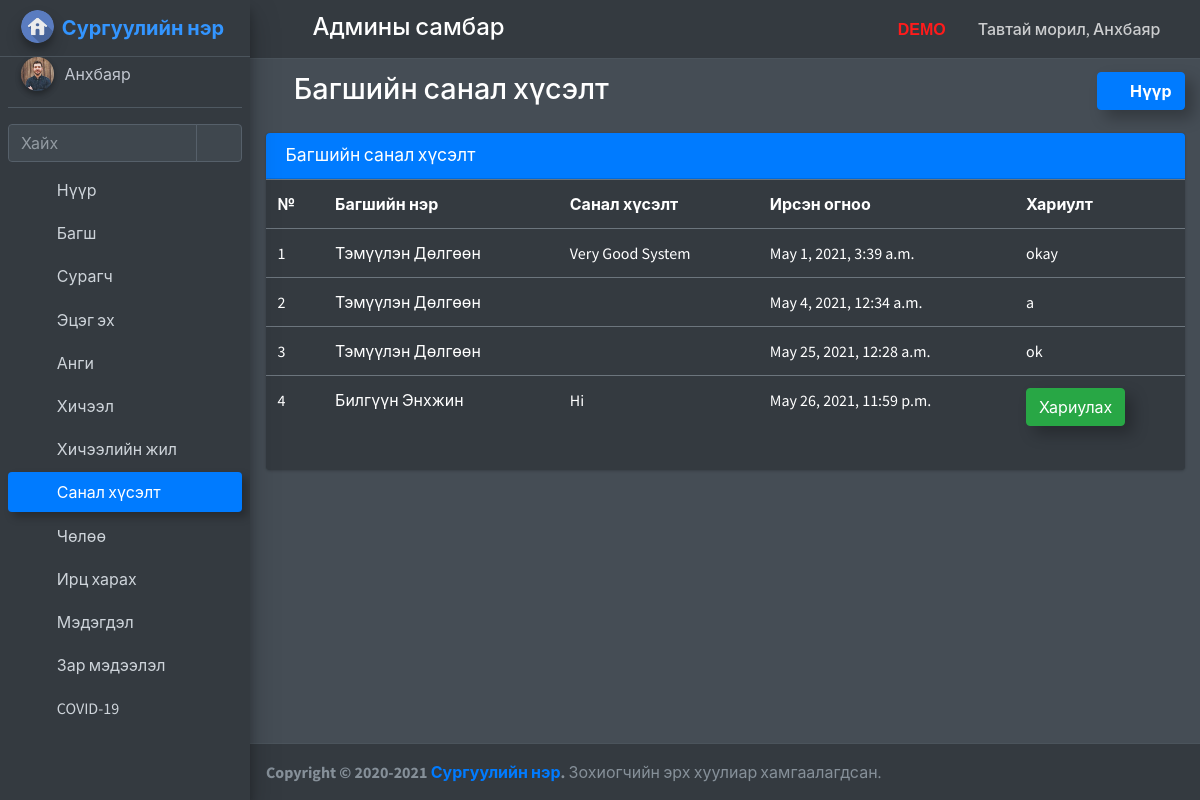
The page /staff_feedback_message (signed in) on the database its author committed.
### school_management_app/models.py (models this page shows)
class CustomUser(AbstractUser):
    user_type_data=((1,"HOD"),(2,"Staff"),(3,"Student"),(4,"Parent"))
    user_type=models.CharField(default=1,choices=user_type_data,max_length=10)

class AdminHOD(models.Model):
    id=models.AutoField(primary_key=True)
    admin=models.OneToOneField(CustomUser,on_delete=models.CASCADE)
    created_at=models.DateTimeField(auto_now_add=True)
    updated_at=models.DateTimeField(auto_now_add=True)
    profile_pic=models.FileField(default="")
    objects=models.Manager()

class FeedBackStaffs(models.Model):
    id = models.AutoField(primary_key=True)
    staff_id = models.ForeignKey(Staffs, on_delete=models.CASCADE)
    feedback = models.TextField()
    feedback_reply=models.TextField()
    created_at = models.DateTimeField(auto_now_add=True)
    updated_at = models.DateTimeField(auto_now_add=True)
    objects = models.Manager()

class Staffs(models.Model):
    id=models.AutoField(primary_key=True)
    admin=models.OneToOneField(CustomUser,on_delete=models.CASCADE)
    address=models.TextField()
    created_at=models.DateTimeField(auto_now_add=True)
    updated_at=models.DateTimeField(auto_now_add=True)
    profile_pic=models.FileField(default="")
    fcm_token=models.TextField(default="")
    objects=models.Manager()

### school_management_app/HodViews.py (the view)
# urls.py: path('staff_feedback_message', HodViews.staff_feedback_message,name="staff_feedback_message"),
def staff_feedback_message(request):
    user=CustomUser.objects.get(id=request.user.id)
    admin=AdminHOD.objects.get(admin=user)
    feedbacks=FeedBackStaffs.objects.all()
    return render(request,"hod_template/staff_feedback_template.html",{"feedbacks":feedbacks,"admin":admin})

### school_management_app/templates/hod_template/staff_feedback_template.html (shortened to what this page needs)
{% extends 'hod_template/base_template.html' %}
{% block page_title %}
<i class="nav-icon fas fa-chalkboard-teacher"></i> Багшийн санал хүсэлт
{% endblock page_title %}
{% block main_content %}
<section class="content">
  <div class="container-fluid">
    <div class="row">
      <div class="col-md-12">
        <div class="card card-primary">
          <div class="card-header">
            <h3 class="card-title">Багшийн санал хүсэлт</h3>
          </div>
          <div class="table">
            <table class="table">
              <tr>
                <th>№</th>
                <th>Багшийн нэр</th>
                <th>Санал хүсэлт</th>
                <th>Ирсэн огноо</th>
                <th>Хариулт</th>
              </tr>
              {% for feedback in feedbacks %}
              <tr>
                <td>{{ feedback.id }}</td>
                <td>{{ feedback.staff_id.admin.first_name }} {{ feedback.staff_id.admin.last_name }}</td>
                <td>{{ feedback.feedback }}</td>
                <td>{{ feedback.created_at }}</td>
                <td>
                  {% if feedback.feedback_reply == "" %}
                  <button class="btn btn-success reply_open_modal" data-toggle="modal"
                    data-target="#reply_modal">Хариулах</button>
                  {% else %}
                  {{ feedback.feedback_reply }}
                  {% endif %}
                </td>
              </tr>
              {% endfor %}
            </table>
          </div>
        </div>
      </div>
    </div>
  </div>
</section>
{% endblock main_content %}

### school_management_app/templates/hod_template/base_template.html (shortened to what this page needs)
{% load static %}
<!DOCTYPE html>
<html>
<head>
  <link rel="stylesheet" href="{% static "plugins/fontawesome-free/css/all.min.css" %}">
  <link rel="stylesheet" href="https://code.ionicframework.com/ionicons/2.0.1/css/ionicons.min.css">
  <link rel="stylesheet" href="{% static "plugins/tempusdominus-bootstrap-4/css/tempusdominus-bootstrap-4.min.css" %}">
  <link rel="stylesheet" href="{% static "plugins/icheck-bootstrap/icheck-bootstrap.min.css" %}">
  <link rel="stylesheet" href="{% static "plugins/jqvmap/jqvmap.min.css" %}">
  <link rel="stylesheet" href="{% static "dist/css/adminlte.min.css" %}">
  <link rel="stylesheet" href="{% static "plugins/overlayScrollbars/css/OverlayScrollbars.min.css" %}">
  <link rel="stylesheet" href="{% static "plugins/daterangepicker/daterangepicker.css" %}">
  <link rel="stylesheet" href="{% static "plugins/summernote/summernote-bs4.css" %}">
  <link rel="stylesheet" href="{% static "custom/css/style.css" %}">
</head>
<body class="hold-transition sidebar-mini layout-fixed layout-navbar-fixed dark-mode">
  <div class="wrapper">
    <nav class="main-header navbar navbar-expand navbar-dark">
      <ul class="navbar-nav">
        <li class="nav-item">
          <a class="nav-link" data-widget="pushmenu" href="#"><i class="fas fa-bars"></i></a>
        </li>
      </ul>
      <h4 class="title-c1" style="margin-left: 10px; margin-top: 5px;">
        <span class="desktop">Админы самбар</span>
      </h4>
      <ul class="navbar-nav ml-auto">
        <li class="nav-item d-flex">
          <a class="nav-link">
            <span class="desktop-demo">DEMO</span>
        </li>
        <li class="nav-item d-flex">
          <a class="nav-link title-c2" style="white-space: nowrap; cursor: pointer;" data-toggle="dropdown" aria-haspopup="true" aria-expanded="false">
            <span class="hidden">Тавтай морил, </span>{{ user.last_name }}
            <i class="fas fa-angle-down"></i>
          </a>
        </li>
      </ul>
    </nav>
    {% include 'hod_template/sidebar_template.html' with user=user id=id %}
    <div class="content-wrapper">
      <div class="content-header">
        <div class="container-fluid">
          <div class="row mb-2">
            <div class="col-sm-6">
              <h1 class="m-0">
                {% block page_title %}
                {% endblock page_title %}
              </h1>
            </div>
            <div class="col-sm-6">
              <ol class="breadcrumb float-sm-right">
                <li class="breadcrumb-item"><a class="btn btn-primary font-weight-bold" href="{% url 'admin_home' %}"><i class="nav-icon fas fa-tachometer-alt mr-2"></i>Нүүр</a></li>
              </ol>
            </div>
          </div>
        </div>
      </div>
      {% block main_content %}{% endblock main_content %}
    </div>
    {% include 'hod_template/footer.html' %}
  </div>
</body>
</html>

### school_management_app/templates/hod_template/sidebar_template.html (shortened to what this page needs)
{% load static %}
<aside class="main-sidebar sidebar-dark-primary elevation-4">
  <a href="/admin_home" class="brand-link">
    <img src="{% static "dist/img/home-icon.png" %}" alt="logo" class="brand-image img-circle elevation-3"
      style="opacity: .9">
    <span class="brand-text font-weight-bold">Сургуулийн нэр</span>
  </a>
  <div class="sidebar">
    <div class="user-panel mt-3 pb-3 mb-3 d-flex">
      <div class="image">
        <img src="{{ admin.profile_pic }}" class="img-circle elevation-2 zoomD" alt="User Image">
      </div>
      <div class="info">
        <a href="{% url 'admin_profile' %}" class="d-block ">{{ user.last_name }}</a>
      </div>
    </div>
    <div class="form-inline">
      <div class="input-group" data-widget="sidebar-search">
        <input class="form-control form-control-sidebar" type="search" placeholder="Хайх" aria-label="Search">
        <div class="input-group-append">
          <button class="btn btn-sidebar" style="box-shadow: none !important;">
            <i class="fas fa-search fa-fw"></i>
          </button>
        </div>
      </div>
    </div>
    <nav class="mt-2">
      <ul class="nav nav-pills nav-sidebar flex-column nav-child-indent" data-widget="treeview" role="menu"
        data-accordion="false">
        <li class="nav-item">
          {% url 'admin_home' as admin_home %}
          <a href="{{ admin_home }}" class="nav-link {% if request.path == admin_home %} active {% endif %}">
            <i class="nav-icon fas fa-tachometer-alt"></i>
            <p>Нүүр</p>
          </a>
        </li>
        <li class="nav-item">
          {% url 'add_staff' as add_staff %}
          {% url 'manage_staff' as manage_staff %}
          {% url 'edit_staff' staff_id=id as edit_staff %}
          <a href="#" class="nav-link {% if request.path == add_staff %} active {% elif request.path == manage_staff %} active {% elif request.path == edit_staff %} active {% endif %}">
            <i class="nav-icon fas fa-chalkboard-teacher"></i>
            <p>Багш
              <i class="right fas fa-angle-left"></i>
            </p>
          </a>
        </li>
        <li class="nav-item">
          {% url 'add_student' as add_student %}
          {% url 'manage_student' as manage_student %}
          {% url 'edit_student' student_id=id as edit_student %}
          <a href="#" class="nav-link {% if request.path == add_student %} active {% elif request.path == manage_student %} active {% elif request.path == edit_student %} active {% endif %}">
            <i class="nav-icon fas fa-user-graduate"></i>
            <p>
              Сурагч
              <i class="right fas fa-angle-left"></i>
            </p>
          </a>
        </li>
        <li class="nav-item">
          {% url 'add_parent' as add_parent %}
          {% url 'manage_parent' as manage_parent %}
          {% url 'edit_parent' parent_id=id as edit_parent %}
          <a href="#" class="nav-link {% if request.path == add_parent %} active {% elif request.path == manage_parent %} active {% elif request.path == edit_parent %} active {% endif %}">
            <i class="nav-icon fas fa-users"></i>
            <p>
              Эцэг эх
              <i class="right fas fa-angle-left"></i>
            </p>
          </a>
        </li>
        <li class="nav-item">
          {% url 'add_course' as add_course %}
          {% url 'manage_course' as manage_course %}
          {% url 'edit_course' course_id=id as edit_course %}
          <a href="#" class="nav-link {% if request.path == add_course %} active {% elif request.path == manage_course %} active {% elif request.path == edit_course %} active {% endif %}">
            <i class="nav-icon fas fa-book"></i>
            <p>
              Анги
              <i class="right fas fa-angle-left"></i>
            </p>
          </a>
        </li>
        <li class="nav-item">
          {% url 'add_subject' as add_subject %}
          {% url 'manage_subject' as manage_subject %}
          {% url 'edit_subject' subject_id=id as edit_subject %}
          <a href="#" class="nav-link {% if request.path == add_subject %} active {% elif request.path == manage_subject %} active {% elif request.path == edit_subject %} active {% endif %}">
            <i class="nav-icon fas fa-book-open"></i>
            <p>
              Хичээл
              <i class="right fas fa-angle-left"></i>
            </p>
          </a>
        </li>
        <li class="nav-item">
          {% url 'add_session' as add_session %}
          {% url 'manage_session' as manage_session %}
          <a href="#" class="nav-link {% if request.path == add_session %} active {% elif request.path == manage_session %} active {% endif %}">
            <i class="nav-icon fas fa-calendar-alt"></i>
            <p>
              Хичээлийн жил
              <i class="right fas fa-angle-left"></i>
            </p>
          </a>
        </li>
        <li class="nav-item">
          {% url 'student_feedback_message' as student_feedback_message %}
          {% url 'staff_feedback_message' as staff_feedback_message %}
          {% url 'parent_feedback_message' as parent_feedback_message %}
          <a href="#" class="nav-link {% if request.path == student_feedback_message %} active {% elif request.path == staff_feedback_message %} active {% elif request.path == parent_feedback_message %} active {% endif %}">
            <i class="nav-icon fas fa-comments"></i>
            <p>
              Санал хүсэлт
              <i class="right fas fa-angle-left"></i>
            </p>
          </a>
        </li>
        <li class="nav-item">
          {% url 'student_leave_view' as student_leave_view %}
          {% url 'staff_leave_view' as staff_leave_view %}
          <a href="#" class="nav-link {% if request.path == student_leave_view %} active {% elif request.path == staff_leave_view %} active {% endif %}">
            <i class="nav-icon fas fa-sign-out-alt"></i>
            <p>
              Чөлөө
              <i class="right fas fa-angle-left"></i>
            </p>
          </a>
        </li>
        <li class="nav-item">
          {% url 'admin_view_attendance' as admin_view_attendance %}
          <a href="{% url 'admin_view_attendance' %}"
            class="nav-link {% if request.path == admin_view_attendance %} active {% endif %}">
            <i class="nav-icon fas fa-user-check"></i>
            <p>
              Ирц харах
            </p>
          </a>
        </li>
        <li class="nav-item">
          {% url 'admin_send_notification_staff' as admin_send_notification_staff %}
          {% url 'admin_send_notification_student' as admin_send_notification_student %}
          {% url 'admin_send_notification_parent' as admin_send_notification_parent %}
          <a href="#" class="nav-link ">
            <i class="nav-icon fas fa-bell"></i>
            <p>
              Мэдэгдэл
              <i class="right fas fa-angle-left"></i>
            </p>
          </a>
        </li>
        {% url 'manage_tnews' as manage_tnews %}
        {% url 'edit_tnews' TNews_id=id as edit_tnews %}
        {% url 'add_tnews' as add_tnews %}
        {% url 'view_tnews' TNews_id=id as view_tnews %}
        {% url 'manage_news' as manage_news %}
        {% url 'edit_news' News_id=id as edit_news %}
        {% url 'add_news' as add_news %}
        {% url 'view_news' News_id=id as view_news %}
        {% url 'manage_pnews' as manage_pnews %}
        {% url 'edit_pnews' PNews_id=id as edit_pnews %}
        {% url 'add_pnews' as add_pnews %}
        {% url 'view_pnews' PNews_id=id as view_pnews %}
        <li class="nav-item">
          <a href="#" class="nav-link
          ">
            <i class="nav-icon fas fa-newspaper"></i>
            <p>
              Зар мэдээлэл
              <i class="right fas fa-angle-left"></i>
            </p>
          </a>
        <li class="nav-item">
          {% url 'covid19' as covid19 %}
          <a href="{% url 'covid19' %}" class="nav-link {% if request.path == covid19 %} active {% endif %}">
            <i class="nav-icon fas fa-virus"></i>
            <p>
              COVID-19
            </p>
          </a>
        </li>
      </ul>
    </nav>
  </div>
</aside>

### school_management_app/static/custom/css/style.css (style rules this page uses)
.breadcrumb-item { margin-top: 10px; display: none; }
@media screen and (min-width: 992px) { .breadcrumb-item { margin-top: 0px; display: inline-block; } }
.btn { box-shadow: 8px 8px 15px rgba(0, 0, 0, 0.267) !important; }

### school_management_app/templates/hod_template/base_template.html (style rules this page uses)
.title-c1 { font-size: 20px; }
.desktop { font-size: 0px; }
.desktop-demo { font-size: 0px; }
.title-c2 { font-size: 15px; }
.hidden { font-size: 0; }
@media screen and (min-width: 992px) { .title-c1 { font-size: 24px; } }
@media screen and (min-width: 992px) { .desktop { font-size: 24px; } }
@media screen and (min-width: 992px) { .desktop-demo { font-size: 1rem; color: #ff1b1b; font-weight: 700; font-family: sans-serif; } }
@media screen and (min-width: 992px) { .title-c2 { font-size: 16px; font-weight: 500; } }
@media screen and (min-width: 992px) { .hidden { font-size: 16px; } }

### school_management_app/templates/hod_template/sidebar_template.html (style rules this page uses)
.zoomD { cursor: zoom-in; }
.nav-link.active { box-shadow: 5px 5px 8px rgba(0, 0, 0, 0.267) !important; }

### rows shown on the page
CustomUser: last_name "Анхбаяр"
AdminHOD: profile_pic (picture)
FeedBackStaffs: id "1", staff_id.admin.first_name "Тэмүүлэн", staff_id.admin.last_name "Дөлгөөн", feedback "Very Good System", created_at "May 1, 2021, 3:39 a.m.", feedback_reply "okay"
FeedBackStaffs: id "2", staff_id.admin.first_name "Тэмүүлэн", staff_id.admin.last_name "Дөлгөөн", created_at "May 4, 2021, 12:34 a.m.", feedback_reply "a"
FeedBackStaffs: id "3", staff_id.admin.first_name "Тэмүүлэн", staff_id.admin.last_name "Дөлгөөн", created_at "May 25, 2021, 12:28 a.m.", feedback_reply "ok"
FeedBackStaffs: id "4", staff_id.admin.first_name "Билгүүн", staff_id.admin.last_name "Энхжин", feedback "Hi", created_at "May 26, 2021, 11:59 p.m.", feedback_reply "Хариулах"
